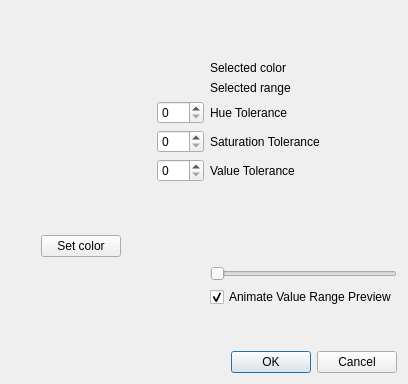
<?xml version="1.0" encoding="UTF-8"?>
<ui version="4.0">
 <class>ColorToleranceDialog</class>
 <widget class="QWidget" name="ColorToleranceDialog">
  <property name="geometry">
   <rect>
    <x>0</x>
    <y>0</y>
    <width>377</width>
    <height>377</height>
   </rect>
  </property>
  <property name="windowTitle">
   <string>Select Color and Tolerance</string>
  </property>
  <layout class="QVBoxLayout" name="verticalLayout">
   <item>
    <layout class="QHBoxLayout" name="horizontalLayout">
     <property name="leftMargin">
      <number>0</number>
     </property>
     <item>
      <layout class="QVBoxLayout" name="colorLayout">
       <property name="leftMargin">
        <number>30</number>
       </property>
       <property name="topMargin">
        <number>30</number>
       </property>
       <property name="rightMargin">
        <number>30</number>
       </property>
       <property name="bottomMargin">
        <number>30</number>
       </property>
       <item>
        <widget class="QLabel" name="lblColor">
         <property name="sizePolicy">
          <sizepolicy hsizetype="Fixed" vsizetype="Fixed">
           <horstretch>0</horstretch>
           <verstretch>0</verstretch>
          </sizepolicy>
         </property>
         <property name="minimumSize">
          <size>
           <width>72</width>
           <height>72</height>
          </size>
         </property>
         <property name="text">
          <string/>
         </property>
        </widget>
       </item>
       <item>
        <widget class="QPushButton" name="btnSetColor">
         <property name="text">
          <string>Set color</string>
         </property>
        </widget>
       </item>
      </layout>
     </item>
     <item>
      <layout class="QFormLayout" name="formLayout">
       <property name="topMargin">
        <number>50</number>
       </property>
       <item row="0" column="1">
        <widget class="QLabel" name="lblSelectedColor">
         <property name="text">
          <string>Selected color</string>
         </property>
        </widget>
       </item>
       <item row="1" column="1">
        <widget class="QLabel" name="lblSelectedRange">
         <property name="text">
          <string>Selected range</string>
         </property>
        </widget>
       </item>
       <item row="2" column="0">
        <widget class="QSpinBox" name="spinBoxHueTolerance">
         <property name="maximum">
          <number>180</number>
         </property>
        </widget>
       </item>
       <item row="2" column="1">
        <widget class="QLabel" name="lblHue">
         <property name="text">
          <string>Hue Tolerance</string>
         </property>
        </widget>
       </item>
       <item row="3" column="0">
        <widget class="QSpinBox" name="spinBoxSaturationTolerance">
         <property name="maximum">
          <number>255</number>
         </property>
        </widget>
       </item>
       <item row="3" column="1">
        <widget class="QLabel" name="lblSaturation">
         <property name="text">
          <string>Saturation Tolerance</string>
         </property>
        </widget>
       </item>
       <item row="4" column="0">
        <widget class="QSpinBox" name="spinBoxValueTolerance">
         <property name="maximum">
          <number>255</number>
         </property>
        </widget>
       </item>
       <item row="4" column="1">
        <widget class="QLabel" name="lblValue">
         <property name="text">
          <string>Value Tolerance</string>
         </property>
        </widget>
       </item>
       <item row="5" column="1">
        <widget class="QLabel" name="lblHSTolerancePreview">
         <property name="sizePolicy">
          <sizepolicy hsizetype="Fixed" vsizetype="Fixed">
           <horstretch>0</horstretch>
           <verstretch>0</verstretch>
          </sizepolicy>
         </property>
         <property name="minimumSize">
          <size>
           <width>72</width>
           <height>72</height>
          </size>
         </property>
         <property name="text">
          <string/>
         </property>
        </widget>
       </item>
       <item row="6" column="1">
        <widget class="QSlider" name="sliderPreviewV">
         <property name="orientation">
          <enum>Qt::Horizontal</enum>
         </property>
        </widget>
       </item>
       <item row="7" column="1">
        <widget class="QCheckBox" name="checkBoxAnimate">
         <property name="text">
          <string>Animate Value Range Preview</string>
         </property>
         <property name="checked">
          <bool>true</bool>
         </property>
        </widget>
       </item>
       <item row="8" column="1">
        <widget class="QLabel" name="lblVTolerancePreview">
         <property name="sizePolicy">
          <sizepolicy hsizetype="Fixed" vsizetype="Fixed">
           <horstretch>0</horstretch>
           <verstretch>0</verstretch>
          </sizepolicy>
         </property>
         <property name="minimumSize">
          <size>
           <width>72</width>
           <height>32</height>
          </size>
         </property>
         <property name="text">
          <string/>
         </property>
        </widget>
       </item>
      </layout>
     </item>
    </layout>
   </item>
   <item>
    <widget class="QDialogButtonBox" name="buttonBox">
     <property name="standardButtons">
      <set>QDialogButtonBox::Cancel|QDialogButtonBox::Ok</set>
     </property>
    </widget>
   </item>
  </layout>
 </widget>
 <resources/>
 <connections/>
</ui>
